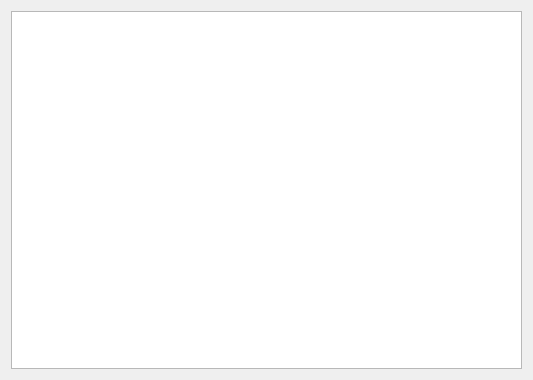
<?xml version="1.0" encoding="UTF-8"?>
<ui version="4.0">
 <class>Form</class>
 <widget class="QWidget" name="Form">
  <property name="geometry">
   <rect>
    <x>0</x>
    <y>0</y>
    <width>533</width>
    <height>380</height>
   </rect>
  </property>
  <property name="windowTitle">
   <string>Draft</string>
  </property>
  <layout class="QVBoxLayout" name="verticalLayout">
   <item>
    <widget class="QPlainTextEdit" name="draftTextEdit"/>
   </item>
  </layout>
 </widget>
 <resources/>
 <connections/>
</ui>
